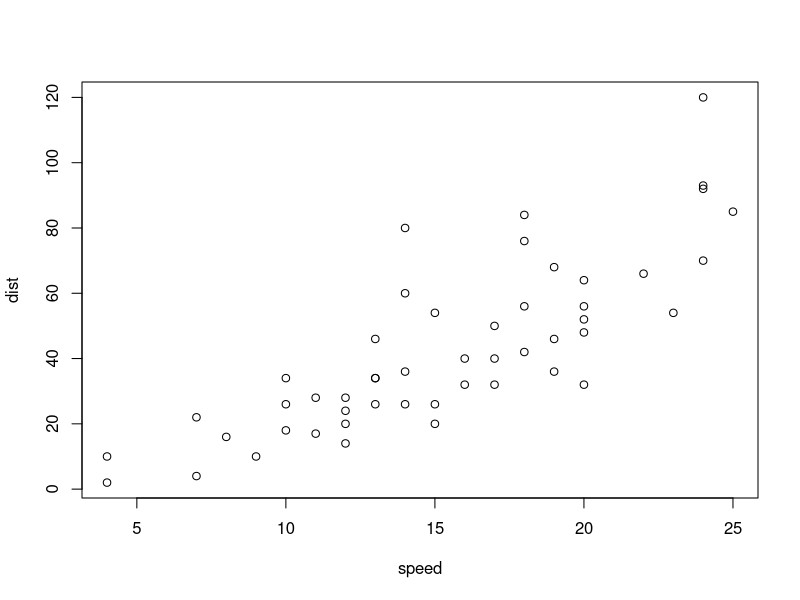
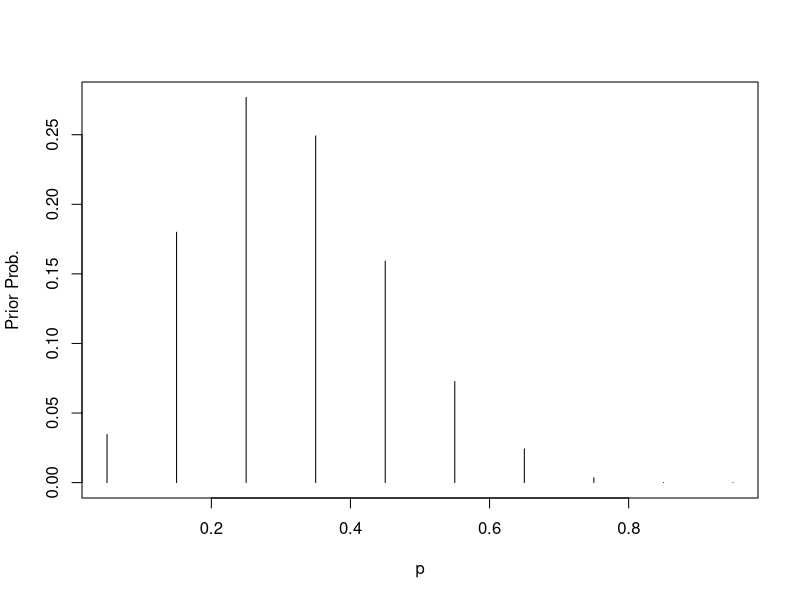
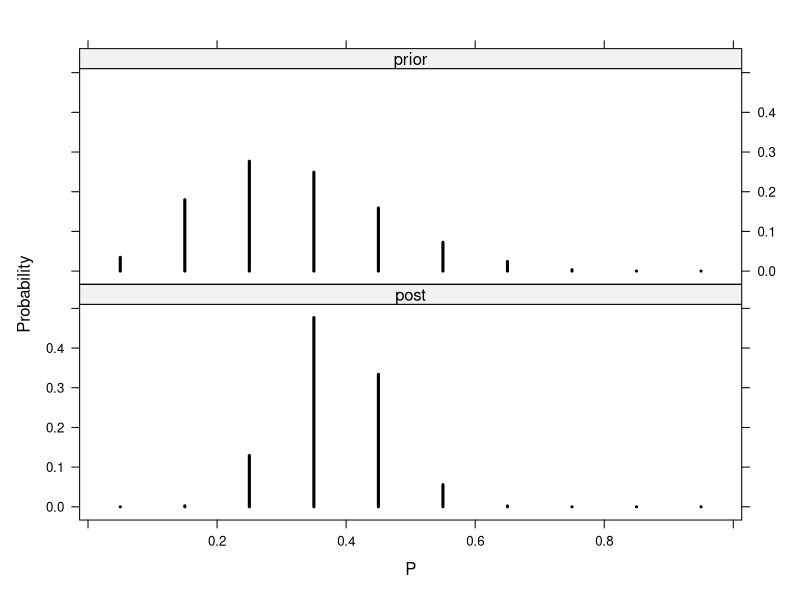
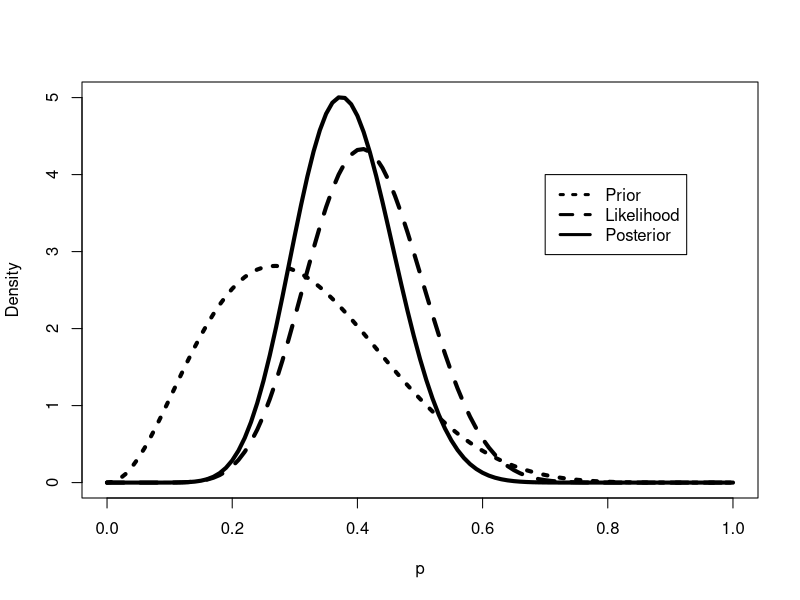
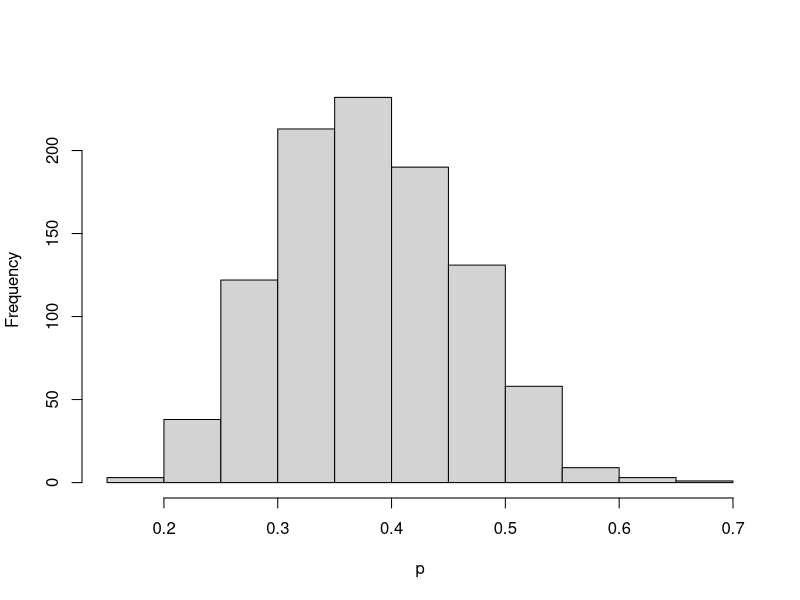
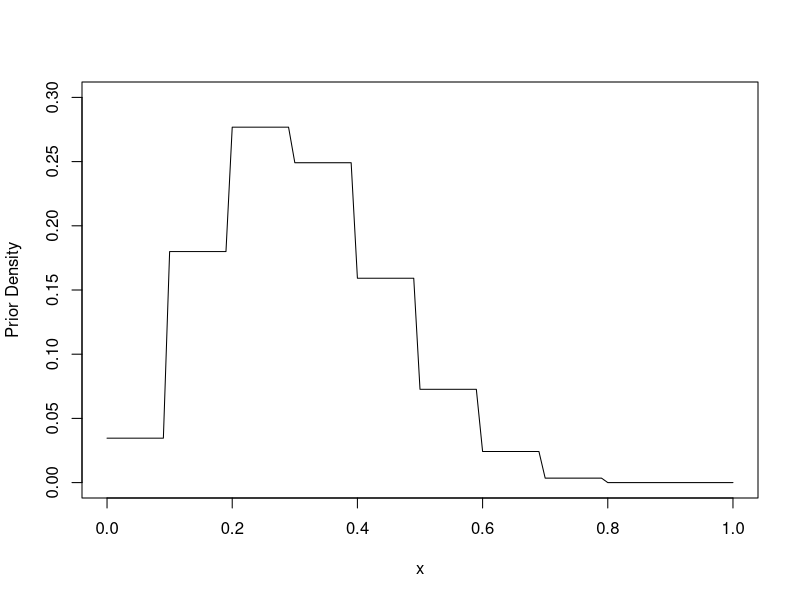
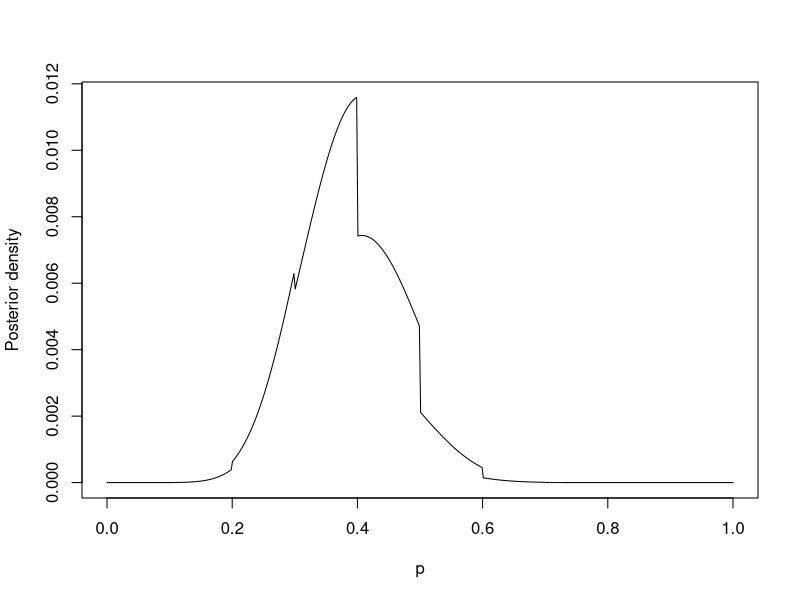
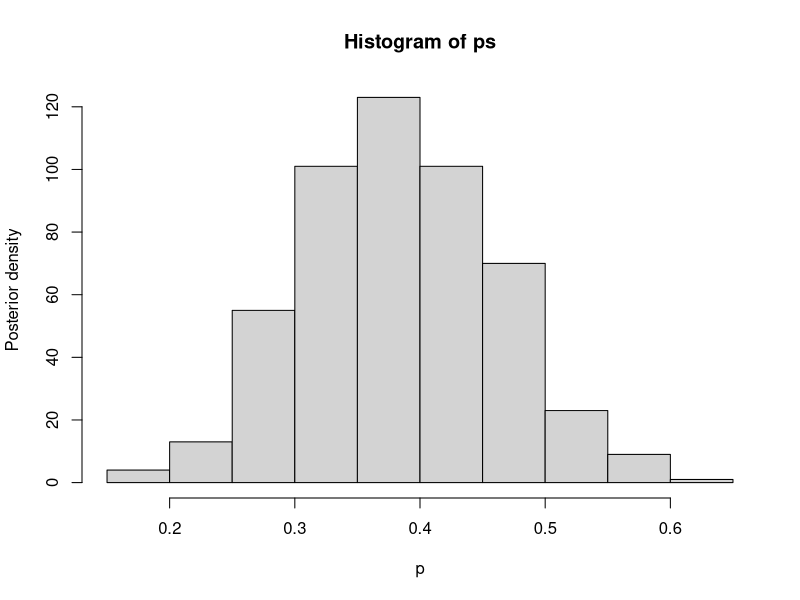

Source code (R) for these figures, in order:
## ---- chunk 1
plot(cars)
## ---- chunk 2
library("LearnBayes")
## ---- chunk 3
p=seq(.05, .95, by = 0.1) # possible val for $p$
prior = c(1, 5.2, 8, 7.2, 4.6, 2.1, 0.7, 0.1, 0.0, 0.0) # prior to the p
prior = prior/sum(prior) # conver to the prob
plot(p, prior, type="h", ylab = "Prior Prob.")
## ---- chunk 4
data = c(11,16)  # num of success and failure 
post = pdisc(p, prior = prior, data = data)  # compute posterior from LearnBayes
round(cbind(p, prior, post), 2)
## ---- chunk 5
library(lattice)  # for plotting nicely
PRIOR = data.frame("prior",p,prior)
POST =  data.frame("post",p,post)
names(PRIOR) = c("Type", "P", "Probability")
names(POST) = c("Type", "P", "Probability")
data = rbind(PRIOR,POST)
xyplot(Probability~P|Type, data = data, layout=c(1,2), type="h", lwd=3,col="black")

## ---- chunk 6
quantile1= list(p=.5, x=.3)
quantile2 = list(p=.9, x=.5)
beta.select(quantile1, quantile2) # select the beta dist with the quantiles
## ---- chunk 7
a = 3.26
b = 7.19
s = 11
f = 16
curve(dbeta(x, a+s, b+f), from=0, to=1, xlab = "p", ylab = "Density",lty=1,lwd=4)  # posterior
curve(dbeta(x, s+1, f+1), add=TRUE,lty=2,lwd=4) # likelihood
curve(dbeta(x, a, b), add=TRUE,lty=3,lwd=4)  # prior
legend(.7,4,c("Prior","Likelihood","Posterior"),lty=c(3,2,1),lwd=c(3,3,3))
## ---- chunk 8
1-pbeta(0.5, a+s, b+f)
## ---- chunk 9
qbeta(c(0.05,0.95), a+s, b+f)
## ---- chunk 10
ps = rbeta(1000, a+s, b+f)  # generate 1000 samples from the posterior
hist(ps, xlab = "p", main = "")
## ---- chunk 11
sum(ps >= 0.5)/1000  # probabiltity of p is larger than 0.5
quantile(ps,c(0.05,0.95))  # quantile of 5% and 95%
## ---- chunk 12
midpt = seq(0.05, 0.95, by=0.1)  # mid value for each int
prior = c(1, 5.2, 8, 7.2, 4.6, 2.1, 0.7, 0.1, 0.0, 0.0) # prior to the p ("importance")
prior = prior/sum(prior) # conver to the prob
curve(histprior(x, midpts = midpt, prior), from=0, to=1, ylab = "Prior Density", ylim =c(0,.3))  # step function of the prior
## ---- chunk 13
p = seq(0,1, length=500)
post = histprior(p, midpt, prior) * dbeta(p, s+1, f+1) # post = prior*likelihood
post = post/sum(post)  # normalize
plot(p,post, type="l",xlab = "p", ylab = "Posterior density")
## ---- chunk 14
ps = sample(p, replace = TRUE, prob=post)  # replace=TRUE allows duplication
hist(ps, xlab="p", ylab = "Posterior density")
## ---- chunk 15
p = seq(0.05,0.95, by = .1)
prior = c(1, 5.2, 8, 7.2, 4.6, 2.1, 0.7, 0.1, 0.0, 0.0) # prior to the p ("importance")
prior = prior/sum(prior) # conver to the prob
m = 20; ys = 0:20 # sample size and the possible value of y
pred = pdiscp(p, prior, m, ys) # prior predictive density
round(cbind(0:20, pred),3)  # predicted prob for each possible y
## ---- chunk 16
ab = c(3.26, 7.19)  # reuse the previous result of her belief
m = 20; ys = 0:20
pred_beta = pbetap(ab, m, ys) # predictive prob 
round(cbind(0:20, pred_beta),3)  # predicted prob for each possible y
## ---- chunk 17
plot(ys, pred, type="l",xlab = "ys", ylab = "Prior predicteve probability",lty=1, col="red")
lines(ys, pred_beta, type="l", lty=2,col="blue")
legend("topright",c("Histogram","Beta"), col= c("red", "blue"), lty=c(1,2 ))
## ---- chunk 18
p = rbeta(1000, 3.26, 7.19)
y = rbinom(1000, 20, p) # take sample of \tilde y with the value of p
table(y) # see the resuling samples
## ---- chunk 19
freq = table(y) # save the frequency
ys = as.integer(names(freq))  # obtain the indexin values of table (observation of y)
predprob = freq/sum(freq)  # make them prob (normalize)
plot(ys, predprob, type="h", xlab = "y", ylab = "Predictive Probability")
## ---- chunk 20
dist = cbind(ys, predprob)
rownames(dist) <- NULL
dist
## ---- chunk 21
covprob = 0.9 # covering prob
discint(dist,covprob)
